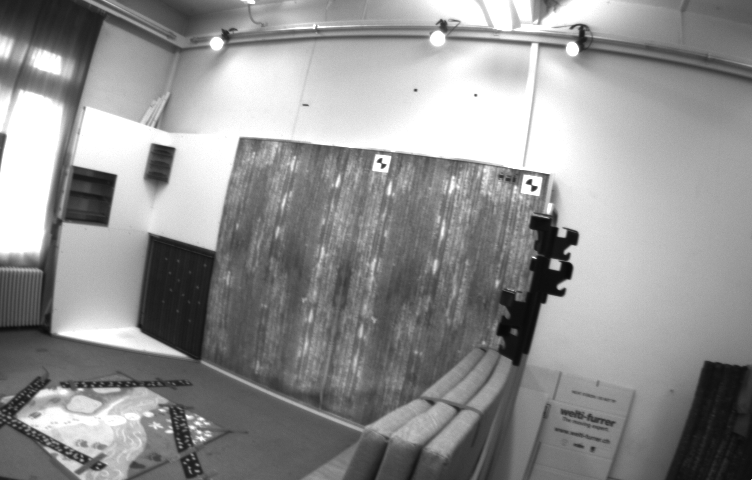
#> input picture cornerEdgesBlobs/1403715596162142976.png, 752 x 480 px
$ python edges.py
#> lines starting #> are read from the running program, lines starting #| are printed output that depends on the picture
import numpy as np
import cv2

img = cv2.imread('1403715596162142976.png')
#> img is the input picture: shape (480, 752, 3); min 8, max 255, mean 145.6
newSize = ( int(1080*img.shape[1]/img.shape[0]) , 1080 )
#> newSize = (1692, 1080)
img = cv2.resize( img , newSize )
#> img: shape (1080, 1692, 3)
gray = cv2.cvtColor(img,cv2.COLOR_BGR2GRAY)

threshold = 8000
edges = cv2.Canny( img , threshold*0.7 , threshold , apertureSize=7 )
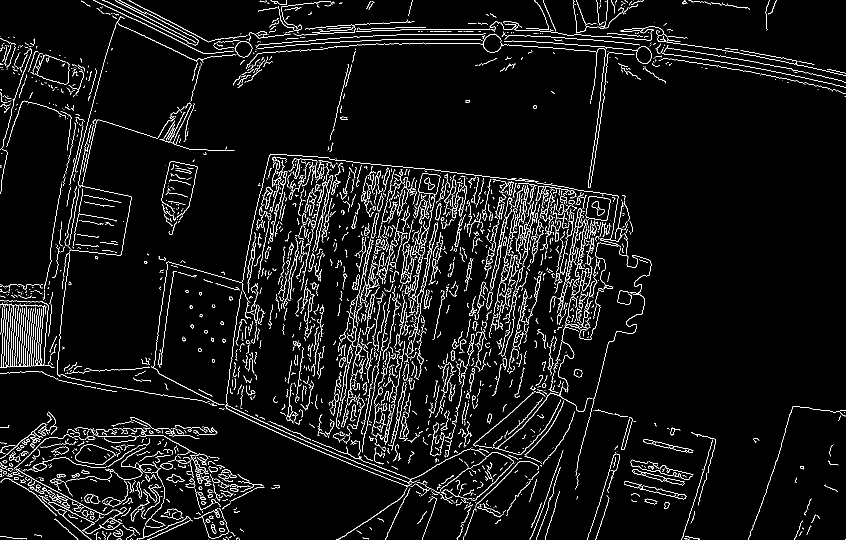
#> edges: shape (1080, 1692) (shown at 1/2 size); 5.1% white in thin lines or dots

cv2.imwrite( './edges.jpg' , edges )
cv2.imshow( "corners" , edges )
cv2.waitKey(0)
